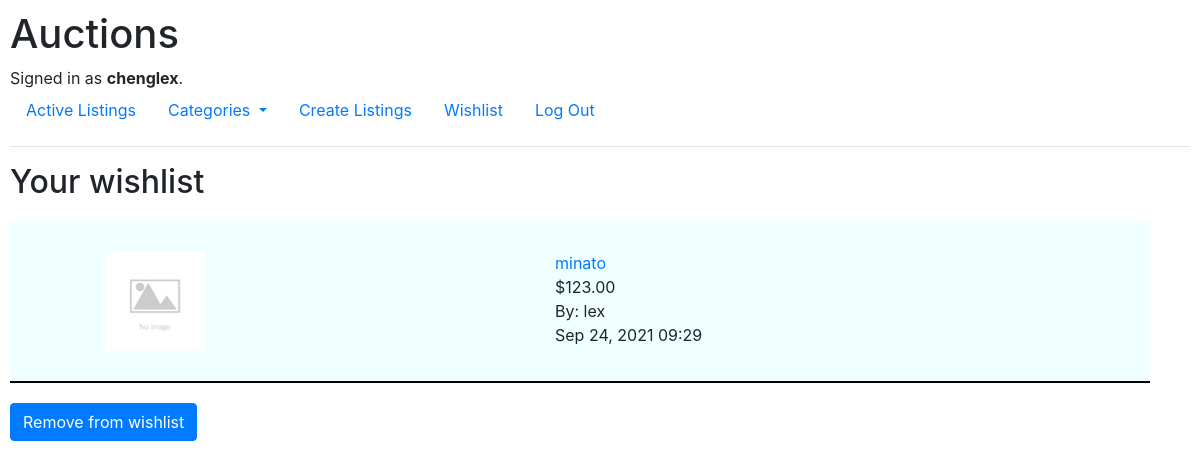
Page /wishlist (signed in) on the committed database.
### auctions/models.py (models this page shows, shortened)
class User(AbstractUser):
    def __str__(self):
        return self.username

class Auction(models.Model):
    item_name = models.CharField(max_length = 100)
    price = models.DecimalField(max_digits=10, decimal_places=2)
    description  = models.CharField(max_length= 100, blank=True, null=True)
    image = models.ImageField(default="media/images/default.jpeg", blank=True, null=True, upload_to="media/images/")
    date_uploaded = models.DateTimeField(default=datetime.now, blank=True)
    DURATIONS = [
        (3, "Three Days"),
        (7, "One Week"),
        (14, "Two Weeks")
    ]
    duration = models.IntegerField(choices=DURATIONS)
    creator = models.ForeignKey(User, null=True, on_delete= models.CASCADE)
    CATEGORIES = [
            ('home', "Home"),
            ('sports', "Sports"),
            ('clothings', "Clothings"),
            ('books', "Books"),
            ('others', "Others")
            ]
    category = models.CharField(choices=CATEGORIES, max_length=10)
    watchers = models.ManyToManyField(User, blank=True, null=True, related_name='watchlist')
    has_ended = models.BooleanField(default=False)
    class Meta:
        ordering = ('-date_uploaded', )

### auctions/views.py (the view)
# urls.py: path("wishlist", views.wishlist, name='wishlist'),
def wishlist(request):
    wishlist = Auction.objects.filter(watchers = request.user)
    context = {}
    context['wishlist'] = wishlist
    return render(request, "auctions/wishlist.html", context)

### auctions/templates/auctions/wishlist.html (shortened to what this page needs)
{% extends "auctions/layout.html" %}
{% block body %}
 <h2>Your wishlist</h2>
 {% for item in wishlist %}
 <div class="container row" style="background-color:azure;">
     <a href="{% url 'auctions:listings' item.id %}" class="col-5">
         {% if item.image %}
         <img src="{{ item.image.url }}" alt="images">
         {% endif %}
     </a>
     <div class='col-5 info'>
         <a href="{% url 'auctions:listings' item.id %}">{{ item.item_name }}</a>
         <div> ${{ item.price }}</div>
         <div> By: {{ item.creator }}</div>
         <div> {{ item.date_uploaded|date:'M d, Y H:i' }}</div>
     </div>
 </div>
 <form action="{% url 'auctions:remove_wishlist' item.id %}" method="POST">
    <input type="submit" value="Remove from wishlist" class="btn btn-primary">
</form>
{% empty %}
    <p>Nothing has been added to your wishlist</p>
 {% endfor %}
{% endblock%}

### auctions/templates/auctions/layout.html (shortened to what this page needs)
{% load static %}
<!DOCTYPE html>
<html lang="en">
    <head>
        <link rel="stylesheet" href="https://stackpath.bootstrapcdn.com/bootstrap/4.4.1/css/bootstrap.min.css">
        <link href="{% static 'auctions/styles.css' %}" rel="stylesheet">
    </head>
    <body>
        <h1>Auctions</h1>
        <div>
            {% if user.is_authenticated %}
                Signed in as <strong>{{ user.username }}</strong>.
            {% else %}
                Not signed in.
            {% endif %}
        </div>
        <ul class="nav">
            <li class="nav-item">
                <a class="nav-link" href="{% url 'auctions:index' %}">Active Listings</a>
            </li>
            <li class="nav-item dropdown">
                <a class="nav-link dropdown-toggle" href="#" id="navbarDropdownMenuLink" data-toggle="dropdown" aria-haspopup="true" aria-expanded="false">
                  Categories
                </a>
              </li>
            {% if user.is_authenticated %}
                <li class="nav-item">
                    <a class="nav-link" href="{% url 'auctions:create' %}">Create Listings</a>
                </li>
                <li class="nav-item">
                    <a class="nav-link" href="{% url 'auctions:wishlist' %}">Wishlist</a>
                </li>
                <li class="nav-item">
                    <a class="nav-link" href="{% url 'auctions:logout' %}">Log Out</a>
                </li>
            {% endif %}
        </ul>
        <hr>
        {% block body %}
        {% endblock %}
    </body>
</html>

### auctions/static/auctions/styles.css (style rules this page uses)
body { padding: 10px; }

### auctions/templates/auctions/wishlist.html (style rules this page uses)
img { max-width:230px; max-height:100px; width: auto; height: auto; margin: 0 50px; }
.container { border-bottom: solid black 2px; margin: 20px 0; padding: 30px; }
.info { margin: 0 50px; }

### rows in the picture
User: username "chenglex"
Auction: image (placeholder picture), item_name "minato", price "123.00", creator "lex", date_uploaded "Sep 24, 2021 09:29"
